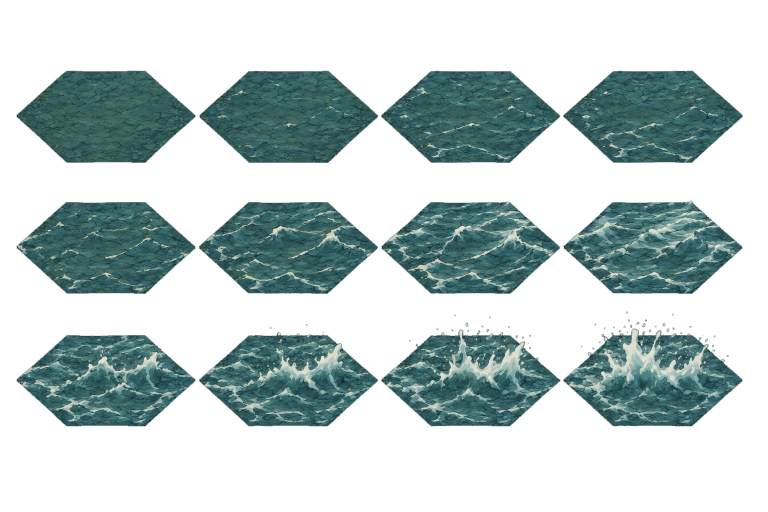
#> input picture Images/Water/water_sheet.png, 1536 x 1024 px (shown at 1/2 size)
$ python water_sheet.py
#> lines starting #> are read from the running program, lines starting #| are printed output that depends on the picture; after the words box and inside, x2 and y2 are one past the last pixel; in counts of white or black regions, pixels touching at a corner belong together
#> in run, img is the input picture: shape (1024, 1536, 4); mean R, G, B, A 186.8, 201.1, 200.8, 92.1
"""Turn the generator's water sheet into the pond's own loop.

The sheet arrives as twelve frames of open sea on a 4x3 grid, drawn at a
camera the board does not use and, in its first delivery, with no alpha channel
at all.  What comes out of here is four frames of one calm hexagon, squashed
onto the board's camera and cut to the plate exactly, which is what the pond
surface in ``Stage3D`` draws.

**All twelve, as three bands of four**, because that is what the sheet is: it
escalates monotonically from a flat calm to a breaking sea, and the pond reads
the ladder as a sea *state* rather than as one long animation.  Calm under a
still cell, chop under a cell a tank is driving through, break where one has just
crossed a shoreline.

That split is what makes the sheet usable at all.  **The twelve do not close** -
their wrap is 41.5 against a worst normal step of 33.2, which is a seam by any
reading - but **each quartet does**: 1..4 wraps at 1.14 of its own worst inside
step, 5..8 at 1.11, 9..12 at 1.21, where the project calls a seam anything over
4.  So the loop is four frames long and the band is a state, not a phase.

**The first cut took only the top row, on a measurement that was wrong**, and it
is worth saying which: read without an alpha channel, the lower rows' spray
seemed to reach the row above, so their boundary looked undiscoverable.  With the
alpha the sheet parts into three clean runs - 141..325, 404..587, 670..852 - and
what looked like a merge is detached droplets standing over frames 10 to 12.

Two things a frame is not allowed to keep, and both are cropped:

* **Attached spray.**  Frames 10 to 12 run 190, 209 and 215 px against a plate of
  185, all of it upward.  A frame has to *be* the plate, because that is what puts
  a corner of the mesh on a corner of the picture; airborne water is a different
  effect standing above the surface and does not belong to the plane.
* **Droplets.**  Same argument, arriving as separate runs.

So the plate is measured, not declared: the bottom edge comes off the alpha per
frame - spray goes up, never down - and the height is carried from the top row,
whose four plates are unambiguous at 185 and agree to the pixel.

And one thing the frames arrive with that has to be taken off them: **the keyed
rim**.  The sheet came shaped by its alpha, which is right for a picture standing
on its own and wrong here, because the surface mesh is already that hexagon.  Two
cells meeting edge to edge laid two fades on top of each other and the pond drew
as separate pieces - see ``_harden``.

Plain Python, no Blender: this is a pure function of pixels, the same argument
``atlas_pack.repack_dir`` makes.

    py water_sheet.py
"""

from __future__ import annotations

import math
import os

import numpy as np
from PIL import Image

CONFIG = {
    # Beside its output rather than in Terrains, and that is not tidiness:
    # TerrainSet reads that folder as kinds of ground and refuses by name
    # anything that is not the template's frame - so the sheet sat there
    # reporting "refused water" on every run, which reads as the water art
    # having failed rather than as the source of it not being a kind.
    "source": "Images/Water/water_sheet.png",
    "out": "Images/Water/pond.png",
    # The board's camera. The plate's flat-to-flat over vertex-to-vertex is
    # (sqrt(3)/2)*sin(elevation), so this number *is* the aspect the art has to
    # be squashed onto - see TerrainSet's second guard.
    "elevation": 30.0,
    # Anything below this is surround, not surface.
    "alpha_floor": 8,
    # The grid the sheet is laid out on. Named so a sheet laid out some other
    # way is refused by count rather than quietly cut wrong, and because the
    # rows are what the pond reads as sea states - see the module docstring.
    "columns": 4,
    "rows": 3,
    # What counts as a plate rather than a droplet: a hexagon reaches nearly the
    # full width of its column somewhere, and a fleck of spray does not. Frames
    # 10 to 12 carry two, one and one detached runs above their own plate.
    "plate_share": 0.9,
}


def _alpha(img: np.ndarray) -> np.ndarray:
    return img[:, :, 3]
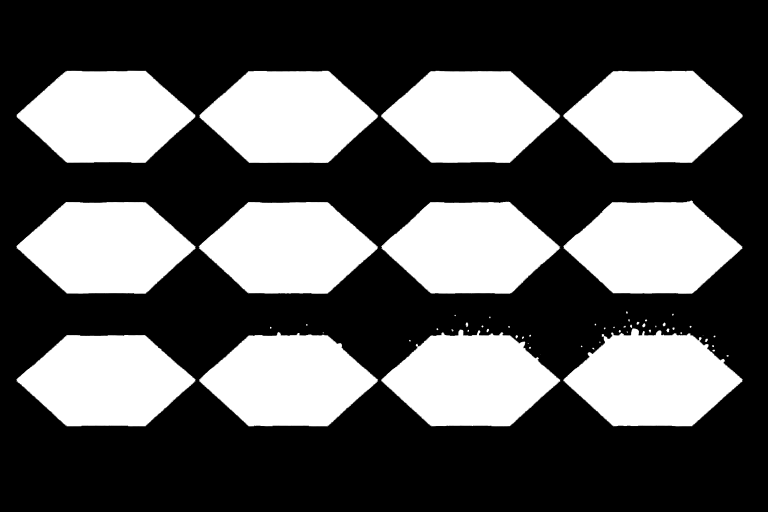
#> returned value: shape (1024, 1536) (shown at 1/2 size); min 0, max 255, mean 92.1


def _runs(mask: np.ndarray) -> list[tuple[int, int]]:
    """Inclusive [start, end] runs of True."""
    out: list[tuple[int, int]] = []
    start = -1
    for i, on in enumerate(mask):
        if on and start < 0:
            start = i
        elif not on and start >= 0:
            out.append((start, i - 1))
            start = -1
    if start >= 0:
        out.append((start, len(mask) - 1))
    return out


def plates(img: np.ndarray, cfg=CONFIG) -> list[tuple[int, int, int, int]]:
    """Every plate, as (x0, y0, w, h), in reading order, measured off the alpha.

    Three passes, and each one asks the pixels a question they can answer:

    1. the column bands, from the top third of the sheet - where the four calm
       frames stand alone and nothing overhangs anything;
    2. within a column, the runs that are *plates*, told from droplets by
       reaching nearly the full column width;
    3. each plate's bottom edge, which is the one boundary spray cannot move,
       because spray goes up.

    The height is the only number carried rather than measured, and it is
    carried from the top row - four plates, no spray at all, agreeing on 185 to
    the pixel.  Cutting to each frame's own run instead would scale frames 10 to
    12 by 190, 209 and 215 against everybody else's 185, and a hexagon that
    changes size between frames is a pond that breathes.
    """
    a = _alpha(img)
    h = a.shape[0]
#> h = 1024
    band = a[: h // cfg["rows"], :] > cfg["alpha_floor"]
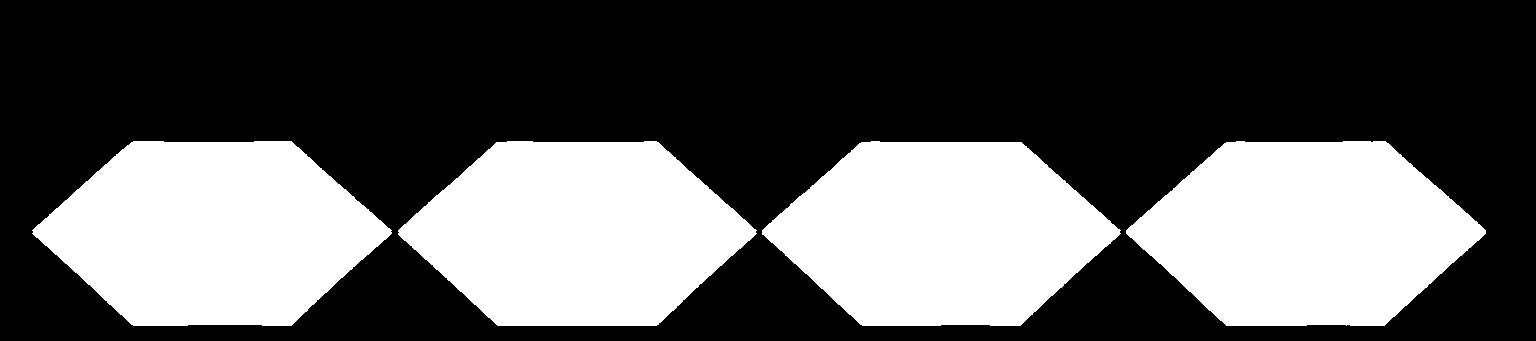
#> band: shape (341, 1536) bool; 36.7% white; 4 white regions, box (x1, y1, x2, y2) and area: (398, 141, 757, 326) 48079, (1126, 141, 1486, 326) 48053, (32, 141, 392, 326) 47992, (762, 141, 1121, 326) 47885
    cols = _runs(band.any(axis=0))
#> the loop in _runs, `for i, on in enumerate(mask):` made 1536 passes
#> (on, start) on pass 33: (True, 32)
#> start on passes 393, 399, 758, 763, 1122, 1127: -1, 398, -1, 762, -1, 1126
#> after the loop in _runs, `for i, on in enumerate(mask):`: out = [(32, 391), (398, 756), (762, 1120), (1126, 1485)]; start = -1
#> cols = [(32, 391), (398, 756), (762, 1120), (1126, 1485)]
    if len(cols) != cfg["columns"]:
        raise SystemExit(
            f"top row holds {len(cols)} plates, not {cfg['columns']}: {cols}"
        )
    width = max(x1 - x0 + 1 for x0, x1 in cols)
#> width = 360

    # The top row, on its own, settles the plate's height for the whole sheet.
    tall = 0
    for x0, x1 in cols:
        rows = _runs((a[: h // cfg["rows"], x0 : x1 + 1] > cfg["alpha_floor"])
                     .any(axis=1))
        if len(rows) != 1:
            raise SystemExit(f"plate at x{x0}..{x1} is {len(rows)} pieces: {rows}")
        tall = max(tall, rows[0][1] - rows[0][0] + 1)
#> this loop made 4 passes

    out: list[tuple[int, int, int, int]] = []
    found: list[list[tuple[int, int]]] = []
    for x0, x1 in cols:
        keep = []
        for y0, y1 in _runs((a[:, x0 : x1 + 1] > cfg["alpha_floor"]).any(axis=1)):
            wide = int((a[y0 : y1 + 1, x0 : x1 + 1] > cfg["alpha_floor"])
                       .sum(axis=1).max())
            if wide >= cfg["plate_share"] * width:
                keep.append((y0, y1))
        if len(keep) != cfg["rows"]:
            raise SystemExit(
                f"column x{x0}..{x1} holds {len(keep)} plates, not {cfg['rows']}:"
                f" {keep}"
            )
        found.append(keep)
#> after the loop, found = [[(141, 325), (404, 587), (670, 852)], [(141, 325), (404, 587), (663, 852)], [(141, 325), (403, 587), (644, 852)], [(141, 325), (401, 587), (638, 852)]]

    for r in range(cfg["rows"]):
        for c, (x0, x1) in enumerate(cols):
            bottom = found[c][r][1]
            out.append((x0, bottom - tall + 1, x1 - x0 + 1, tall))
#> after the loop, out = [(32, 141, 360, 185), (398, 141, 359, 185), (762, 141, 359, 185), (1126, 141, 360, 185), (32, 403, 360, 185), (398, 403, 359, 185), (762, 403, 359, 185), (1126, 403, 360, 185), (32, 668, 360, 185), (398, 668, 359, 185), (762, 668, 359, 185), (1126, 668, 360, 185)]
    return out


def _resize(plate: np.ndarray, size: tuple[int, int]) -> np.ndarray:
    """Squash, with the colour premultiplied so the soft rim does not drag the
    surround's colour into the hexagon's edge."""
    rgba = plate.astype(np.float64)
    a = rgba[:, :, 3:4] / 255.0
    pre = np.concatenate([rgba[:, :, :3] * a, rgba[:, :, 3:4]], axis=2)
    small = np.asarray(
        Image.fromarray(np.clip(pre, 0, 255).astype(np.uint8), "RGBA").resize(
            size, Image.LANCZOS
        )
    ).astype(np.float64)
    a2 = small[:, :, 3:4] / 255.0
    rgb = np.where(a2 > 1e-6, small[:, :, :3] / np.maximum(a2, 1e-6), 0.0)
    return np.clip(
        np.concatenate([rgb, small[:, :, 3:4]], axis=2), 0, 255
    ).astype(np.uint8)


def _linear(c: int) -> float:
    """sRGB to linear, the real curve rather than a 2.2 power: the tint is a
    Godot Color, which is linear, and the art is sampled as ``source_color``,
    which converts. A gamma approximation puts them 10% apart in the darks -
    and the darks are most of this water."""
    v = c / 255.0
    return v / 12.92 if v <= 0.04045 else ((v + 0.055) / 1.055) ** 2.4


def _harden(frame: np.ndarray) -> np.ndarray:
    """Give the frame a hard hexagon and colour that reaches it.

    **The mesh is already a hexagon, so the texture must not be one too.**  The
    sheet arrived keyed, which means its hexagon fades out over three to seven
    pixels of rim - and a frame is cut to the plate exactly, so that rim sits on
    the frame's own boundary.  Two cells meeting edge to edge then lay two of
    those fades on top of each other, and the pond draws as separate pieces with
    dry ground along every shared edge.  Measured on the first cut: alpha 15 of
    255 at the outermost column, five cells rendering as three.

    So the alpha becomes the plate's own hexagon, hard: opaque inside, nothing
    outside, no rim to double up.  The shape is not lost - the surface mesh is
    that same hexagon, and it is what cuts the silhouette, exactly as it did when
    the pond was a flat colour with no texture at all.

    Colour is carried outward first.  Where alpha was low the stored colour is
    whatever survived unpremultiplying near zero, and turning that opaque would
    hang a dark fringe on the water; each pass hands an unresolved pixel the mean
    of its solid neighbours, which is the same trick that fills a keyed sheet's
    edge everywhere else in this project.
    """
    out = frame.astype(np.float64).copy()
    solid = out[:, :, 3] > 250
    for _ in range(_FILL_PASSES):
        if solid.all():
            break
        near = np.zeros(out.shape[:2] + (4,), dtype=np.float64)
        count = np.zeros(out.shape[:2], dtype=np.float64)
        for dy, dx in ((1, 0), (-1, 0), (0, 1), (0, -1)):
            rolled = np.roll(np.roll(out[:, :, :3] * solid[:, :, None], dy, 0), dx, 1)
            near[:, :, :3] += rolled
            count += np.roll(np.roll(solid, dy, 0), dx, 1)
        grow = (~solid) & (count > 0)
        out[:, :, :3] = np.where(
            grow[:, :, None], near[:, :, :3] / np.maximum(count, 1)[:, :, None],
            out[:, :, :3])
        solid = solid | grow

    h, w = out.shape[:2]
    y, x = np.mgrid[0:h, 0:w]
    # A flat-top hexagon inscribed in the plate: the left boundary runs from 0 at
    # mid height to w/4 at either end, and the right one mirrors it. Straight off
    # the frame's size, with no trigonometry - the plate already is the camera.
    left = (w / 2.0) * np.abs(y + 0.5 - h / 2.0) / h
    inside = (x + 0.5 >= left) & (x + 0.5 <= w - left)
    out[:, :, 3] = np.where(inside, 255.0, 0.0)
    return np.clip(out, 0, 255).astype(np.uint8)


#: How far colour is carried out past the keyed rim. Seven, one past the widest
#: rim measured on the shipped sheet.
_FILL_PASSES = 7


def _stats(frame: np.ndarray) -> tuple[tuple[int, int, int], float, float]:
    """Mean colour, spread of luminance and the near-white share, over the
    frame's solid interior. The spread is the number that decides whether a
    flat tint can stand in for this water; the mean is what that tint is."""
    solid = frame[:, :, 3] > 250
    if not solid.any():
        return (0, 0, 0), 0.0, 0.0
    rgb = frame[:, :, :3][solid].astype(np.float64)
    lum = rgb @ np.array([0.299, 0.587, 0.114])
    white = np.all(rgb > 200, axis=1).mean() * 100.0
    return tuple(int(v) for v in rgb.mean(axis=0)), float(lum.std()), float(white)


def run(cfg=CONFIG) -> dict:
    here = os.path.dirname(os.path.abspath(__file__))
    src = os.path.join(here, cfg["source"])
    img = np.asarray(Image.open(src).convert("RGBA"))
    if _alpha(img).min() == 255:
        raise SystemExit(
            f"{cfg['source']} has no transparency at all - it is still the "
            "opaque delivery, and keying it is not this script's job"
        )

    boxes = plates(img, cfg)
#> boxes has the same summary as out in plates
    sizes = {(w, h) for _, _, w, h in boxes}
#> sizes = 2 items
    width = max(w for _, _, w, _ in boxes)
#> width = 360
    height = max(h for _, _, _, h in boxes)
#> height = 185
    if max(width - min(w for _, _, w, _ in boxes),
           height - min(h for _, _, _, h in boxes)) > 2:
        raise SystemExit(f"the four plates are not one size: {sorted(sizes)}")

    want = math.sqrt(3.0) / 2.0 * math.sin(math.radians(cfg["elevation"]))
    tall = int(round(width * want))
#> tall = 156
    was = height / width
#> was = 0.514

    frames = []
    for x0, y0, w, h in boxes:
        frames.append(
            _harden(_resize(img[y0 : y0 + h, x0 : x0 + w], (width, tall))))
#> this loop made 12 passes
#> (x0, y0) on passes 1 to 12: (32, 141), (398, 141), (762, 141), (1126, 141), (32, 403), (398, 403), (762, 403), (1126, 403), (32, 668), (398, 668), (762, 668), (1126, 668)
#> pass 1, in _resize, `rgba = plate.astype(np.float64)`:
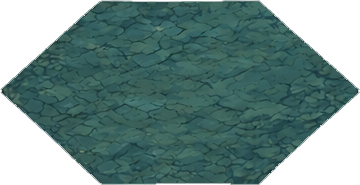
#> rgba: shape (185, 360, 4) float64; mean of channels 0, 1, 2, 3 110.5, 138.5, 136, 181.7; transparent parts drawn white
#> pass 1, in _resize, `a = rgba[:, :, 3:4] / 255.0`:
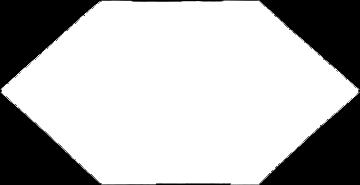
#> a: shape (185, 360, 1) float64; min 0, max 1, mean 0.712
#> pass 1, in _resize, `small = np.asarray( Image.fromarray(np.clip(pre, 0, 255).astype(np.uin..`:
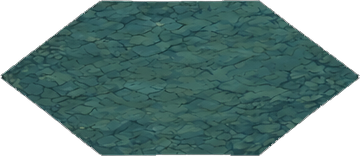
#> small: shape (156, 360, 4) float64; mean of channels 0, 1, 2, 3 39.3, 67.4, 64.8, 181.6; transparent parts drawn white
#> after the loop, frames = 12 items

    strip = np.concatenate(frames, axis=1)
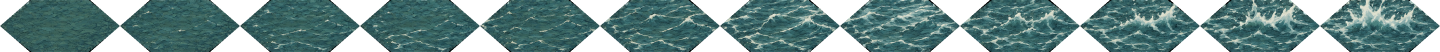
#> strip: shape (156, 4320, 4) (shown at 1/3 size); mean of channels 0, 1, 2, 3 52.3, 82.2, 81.5, 191.3; transparent parts drawn white
    out = os.path.join(here, cfg["out"])
    os.makedirs(os.path.dirname(out), exist_ok=True)
    Image.fromarray(strip, "RGBA").save(out)

    per = [_stats(f) for f in frames]
#> per = 12 items
    band = len(frames) // cfg["rows"]
#> band = 4
    mean = tuple(int(sum(p[0][c] for p in per[:band]) / band) for c in range(3))
#> mean = (55, 95, 93)
    return {
        "bands": [
            [round(p[1], 1) for p in per[i * band : (i + 1) * band]]
            for i in range(cfg["rows"])
        ],
        "source": cfg["source"],
        "out": cfg["out"],
        "plates": boxes,
        "plate": (width, height),
        "frame": (width, tall),
        "aspect_was": round(was, 4),
        "aspect_now": round(tall / width, 4),
        "aspect_want": round(want, 4),
        "squash": round(tall / height, 4),
        "strip": (strip.shape[1], strip.shape[0]),
        "spread": [round(p[1], 1) for p in per],
        "white_pct": [round(p[2], 2) for p in per],
        "mean_rgb": [p[0] for p in per],
        "tint_rgb": mean,
        # What Stage3D.Pond wants: the mean as a linear colour, because the
        # tint is composited in the shader and the art is stored encoded.
        # Only the fallback needs it - WaterArt measures the same mean off the
        # loaded strip, so the shipped tint is not a copy of this number.
        "tint_linear": [round(_linear(c), 4) for c in mean],
    }


def report(cfg=CONFIG) -> dict:
    out = run(cfg)
#> out = 16 items
    for k, v in out.items():
        print(f"{k:14} {v}")
#> this loop made 16 passes
#> (k, v) on passes 2, 3, 5, 6, 7, 8, 9, 10, 11, 15, 16: ('source', 'Images/Water/water_sheet.png'), ('out', 'Images/Water/pond.png'), ('plate', (360, 185)), ('frame', (360, 156)), ('aspect_was', 0.514), ('aspect_now', 0.433), ('aspect_want', 0.433), ('squash', 0.843), ('strip', (4320, 156)), ('tint_rgb', (55, 95, 93)), ('tint_linear', [0.0382, 0.114, 0.11])
#> (printed output is left out)
    return out


if __name__ == "__main__":
    report()
